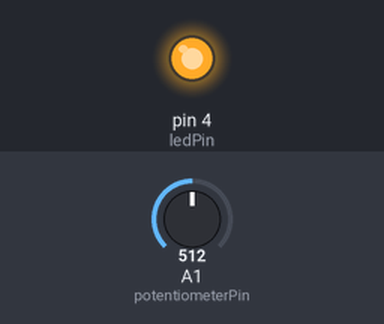
Bench run of a sketch on a simulated Arduino Uno, built with avr-gcc and run on an emulated ATmega328P. Parts: output pins drawn as LEDs (lit = HIGH). Inputs (shaded band) come from the test bench; at power-on: A1 (potentiometerPin) = 512.

Above: at 1.2 s.
1.3 s: A1 (potentiometerPin) set to 494
At 2.0 s:
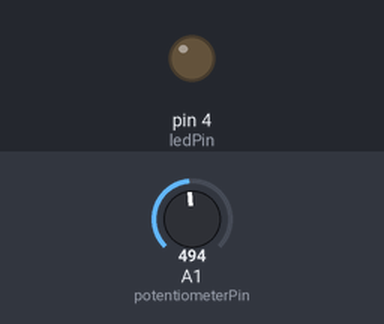
2.8 s: A1 (potentiometerPin) set to 716
At 3.1 s:
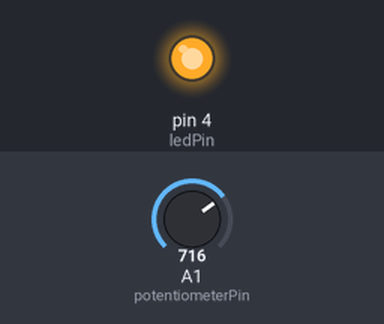
4.3 s: A1 (potentiometerPin) set to 511
At 5.4 s:
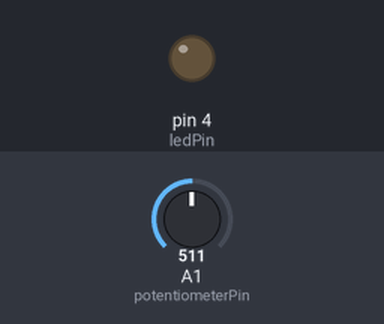
Timing chart, 0 to 7.3 s (numbered marks = the images above; inputs shaded):
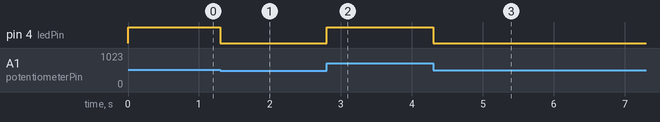

Measured:
- the behaviour switches between 512 and 511 on A1 (potentiometerPin) (found by bisection; images 0 and 1)
- after the input at 1.3 s, pin 4 (ledPin): HIGH → LOW at once
- after the input at 2.8 s, pin 4 (ledPin): LOW → HIGH at once
- after the input at 4.3 s, pin 4 (ledPin): HIGH → LOW at once

The sketch:

potentiometer_test.ino
```cpp
#define ledPin 4
#define potentiometerPin A1

void setup()
{
  pinMode(ledPin, OUTPUT);

}

void loop()
{
  int potentiometerValue = analogRead(potentiometerPin);
  int brightness = potentiometerValue / 4;
  analogWrite(ledPin, brightness);
}
```
